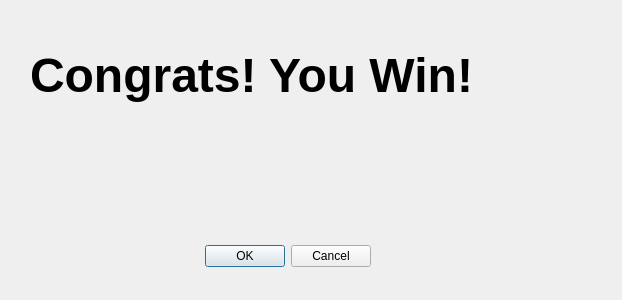
<?xml version="1.0" encoding="UTF-8"?>
<ui version="4.0">
 <class>WinningDialog</class>
 <widget class="QDialog" name="WinningDialog">
  <property name="geometry">
   <rect>
    <x>0</x>
    <y>0</y>
    <width>622</width>
    <height>300</height>
   </rect>
  </property>
  <property name="windowTitle">
   <string>Dialog</string>
  </property>
  <widget class="QDialogButtonBox" name="buttonBox">
   <property name="geometry">
    <rect>
     <x>30</x>
     <y>240</y>
     <width>341</width>
     <height>32</height>
    </rect>
   </property>
   <property name="orientation">
    <enum>Qt::Horizontal</enum>
   </property>
   <property name="standardButtons">
    <set>QDialogButtonBox::Cancel|QDialogButtonBox::Ok</set>
   </property>
  </widget>
  <widget class="QLabel" name="label">
   <property name="geometry">
    <rect>
     <x>30</x>
     <y>40</y>
     <width>581</width>
     <height>71</height>
    </rect>
   </property>
   <property name="font">
    <font>
     <family>Arial</family>
     <pointsize>36</pointsize>
     <weight>75</weight>
     <bold>true</bold>
    </font>
   </property>
   <property name="text">
    <string>Congrats! You Win!</string>
   </property>
  </widget>
 </widget>
 <resources/>
 <connections>
  <connection>
   <sender>buttonBox</sender>
   <signal>accepted()</signal>
   <receiver>WinningDialog</receiver>
   <slot>accept()</slot>
   <hints>
    <hint type="sourcelabel">
     <x>248</x>
     <y>254</y>
    </hint>
    <hint type="destinationlabel">
     <x>157</x>
     <y>274</y>
    </hint>
   </hints>
  </connection>
  <connection>
   <sender>buttonBox</sender>
   <signal>rejected()</signal>
   <receiver>WinningDialog</receiver>
   <slot>reject()</slot>
   <hints>
    <hint type="sourcelabel">
     <x>316</x>
     <y>260</y>
    </hint>
    <hint type="destinationlabel">
     <x>286</x>
     <y>274</y>
    </hint>
   </hints>
  </connection>
 </connections>
</ui>
